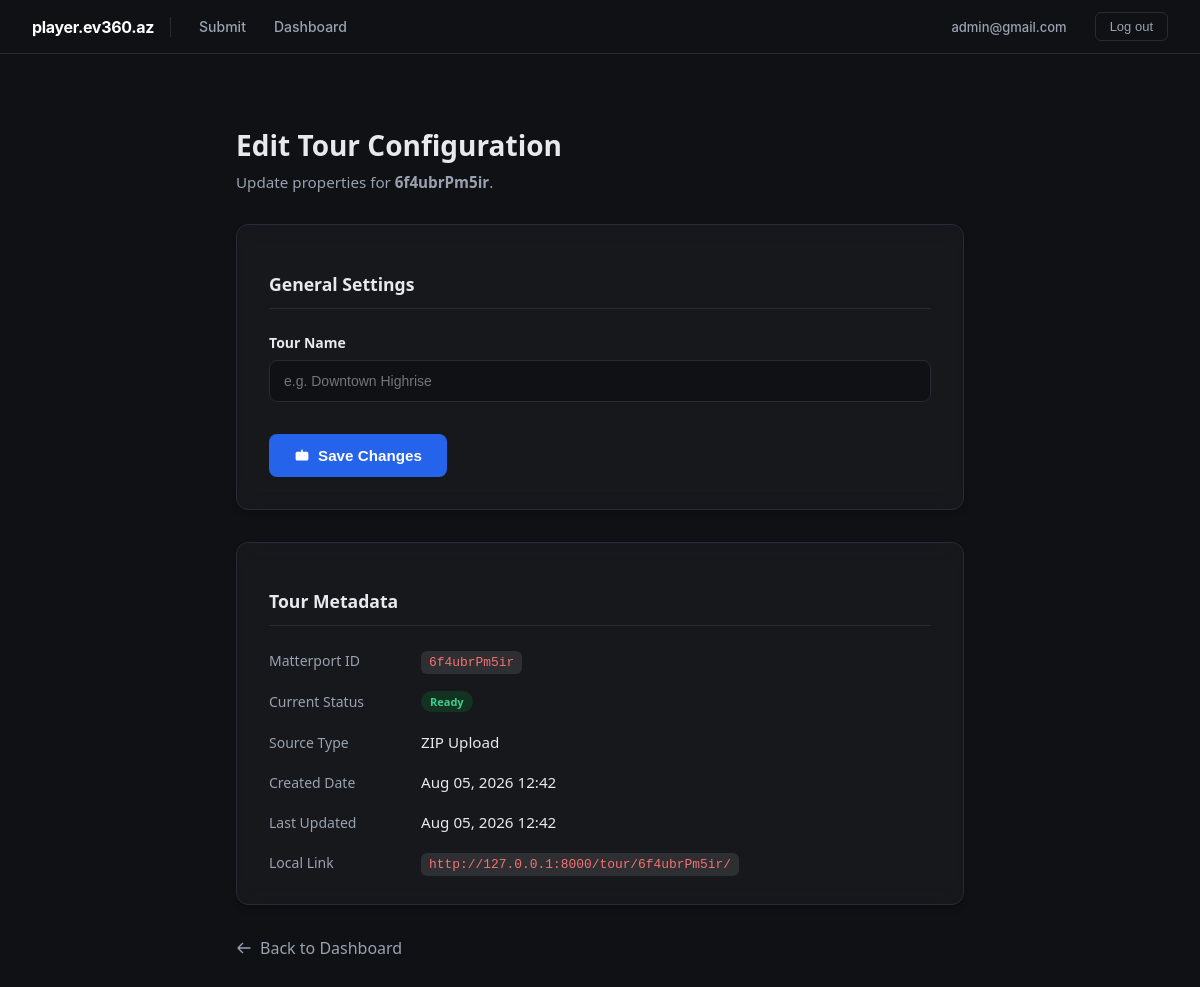
The page /tour/51/edit/ (signed in) on the database its author committed.
### tours/models.py (models this page shows, shortened)
class Tour(models.Model):
    matterport_id = models.CharField(max_length=32, unique=True, db_index=True)
    name = models.CharField(max_length=255, blank=True, default="")
    created_at = models.DateTimeField(auto_now_add=True)
    class Meta:
        ordering = ["-created_at"]
    @property
    def latest_upload(self):
        return self.uploads.order_by("-created_at").first()
    @property
    def local_url(self) -> str:
        return f"{settings.PLAYER_PUBLIC_BASE_URL}/tour/{self.matterport_id}/"

class TourUpload(models.Model):
    class SourceType(models.TextChoices):
        URL = "url", "Matterport URL"
        ZIP = "zip", "ZIP Upload"
    class Status(models.TextChoices):
        PENDING = "pending", "Pending"
        DOWNLOADING = "downloading", "Downloading"
        READY = "ready", "Ready"
        FAILED = "failed", "Failed"
    tour = models.ForeignKey(
        Tour, on_delete=models.CASCADE, related_name="uploads", null=True, blank=True
    )
    source_type = models.CharField(max_length=10, choices=SourceType.choices)
    source_url = models.URLField(blank=True)
    original_zip_name = models.CharField(max_length=255, blank=True)
    status = models.CharField(max_length=20, choices=Status.choices, default=Status.PENDING)
    local_path = models.CharField(max_length=255, blank=True)
    error_message = models.TextField(blank=True)
    celery_task_id = models.CharField(max_length=64, blank=True)
    created_at = models.DateTimeField(auto_now_add=True)
    updated_at = models.DateTimeField(auto_now=True)
    class Meta:
        ordering = ["-created_at"]

### tours/views.py (the view, shortened to what this page needs)
# urls.py: path("tour/<int:tour_id>/edit/", views.edit_tour_view, name="edit_tour"),
@login_required
def edit_tour_view(request, tour_id):
    tour = get_object_or_404(Tour, id=tour_id)
    latest = tour.latest_upload
    return render(request, "tours/edit_tour.html", {"tour": tour, "latest": latest})

### tours/templates/tours/edit_tour.html (shortened to what this page needs)
{% extends "tours/base.html" %}
{% block content %}
<div class="edit-container">
  <header class="page-header">
    <h1 class="page-title">Edit Tour Configuration</h1>
    <p class="page-desc">Update properties for <strong>{{ tour.name|default:tour.matterport_id }}</strong>.</p>
  </header>
  <div class="card">
    <h2 class="card-header">General Settings</h2>
    <form method="post" id="edit-form">
      <div class="form-group">
        <label class="form-label">Tour Name</label>
        <input type="text" name="name" value="{{ tour.name }}" placeholder="e.g. Downtown Highrise" class="form-control">
      </div>
    </form>
    <div class="btn-group">
      <button type="submit" form="edit-form" name="action" value="save" class="btn btn-primary">
        Save Changes
      </button>
    </div>
  </div>
  <div class="card">
    <h2 class="card-header">Tour Metadata</h2>
    <div class="details-grid">
      <div class="detail-key">Matterport ID</div>
      <div class="detail-value"><code>{{ tour.matterport_id }}</code></div>
      <div class="detail-key">Current Status</div>
      <div class="detail-value"><span class="badge badge-{{ latest.status }}">{{ latest.get_status_display }}</span></div>
      <div class="detail-key">Source Type</div>
      <div class="detail-value">{{ latest.get_source_type_display }}</div>
      <div class="detail-key">Created Date</div>
      <div class="detail-value">{{ tour.created_at|date:"M d, Y H:i" }}</div>
      <div class="detail-key">Last Updated</div>
      <div class="detail-value">{{ latest.updated_at|date:"M d, Y H:i" }}</div>
      {% if latest.status == "ready" %}
      <div class="detail-key">Local Link</div>
      <div class="detail-value">
        <a href="{{ tour.local_url }}" target="_blank"><code>{{ tour.local_url }}</code></a>
      </div>
      {% endif %}
    </div>
  </div>
  <a href="{% url 'dashboard' %}" class="back-link">
    <svg style="width:16px;height:16px;fill:none;stroke:currentColor;stroke-width:2;" viewBox="0 0 24 24"><path stroke-linecap="round" stroke-linejoin="round" d="M10 19l-7-7m0 0l7-7m-7 7h18"></path></svg>
    Back to Dashboard
  </a>
</div>
{% endblock %}

### tours/templates/tours/base.html (shortened to what this page needs)
<!DOCTYPE html>
<html lang="az">
<head>
</head>
<body>
<nav>
  <div class="nav-left">
    <span class="brand">player.ev360.az</span>
    <div class="nav-links">
      <a href="{% url 'submit' %}" class="{% if request.resolver_match.url_name == 'submit' %}active{% endif %}">Submit</a>
      <a href="{% url 'dashboard' %}" class="{% if request.resolver_match.url_name == 'dashboard' %}active{% endif %}">Dashboard</a>
    </div>
  </div>
  <div class="nav-right">
    {% if user.is_authenticated %}
      <a href="{% url 'profile' %}" class="user-email">{{ user.email }}</a>
      <form method="post" action="{% url 'logout' %}" style="display:inline; margin: 0; padding: 0;">
        <button type="submit" class="logout-btn">Log out</button>
      </form>
    {% else %}
      <a href="{% url 'login' %}">Log in</a>
    {% endif %}
  </div>
</nav>
<main>
  {% block content %}  {% endblock %}
</main>
</body>
</html>

### tours/templates/tours/base.html (style rules this page uses)
:root { --bg: #0f1115; --panel: #171a21; --border: #262b35; --text: #e7e9ee; --muted: #9aa2b1; --accent: #4f8cff; --ok: #3ecf8e; --fail: #ff6161; --warn: #ffb454; --hover-bg: rgba(255, 255, 255, 0.06); }
* { box-sizing: border-box; }
body { margin: 0; background: var(--bg); color: var(--text); font-family: -apple-system, BlinkMacSystemFont, "Segoe UI", Roboto, Helvetica, Arial, sans-serif; }
nav { display: flex; justify-content: space-between; align-items: center; padding: 12px 32px; background: var(--bg); border-bottom: 1px solid var(--border); }
.nav-left, .nav-right { display: flex; align-items: center; gap: 16px; }
nav .brand { font-weight: 700; color: #ffffff; font-size: 16px; letter-spacing: -0.02em; padding-right: 16px; border-right: 1px solid var(--border); }
.nav-links { display: flex; gap: 4px; }
nav a { color: var(--muted); text-decoration: none; font-size: 14px; font-weight: 500; padding: 6px 12px; border-radius: 6px; transition: all 0.2s ease; }
.user-email { font-size: 13px; color: var(--muted); }
.logout-btn { margin: 0; padding: 6px 14px; background: transparent; border: 1px solid var(--border); border-radius: 6px; color: var(--muted); font-size: 13px; font-weight: 500; cursor: pointer; transition: all 0.2s ease; }
main { max-width: 1100px; margin: 0 auto; padding: 40px 24px; }
h1 { font-size: 22px; margin: 0 0 6px; }
input[type=url], input[type=text] { width: 100%; padding: 12px 14px; background: #0f1115; border: 1px solid var(--border); border-radius: 8px; color: var(--text); font-size: 14px; }
.badge { display: inline-block; padding: 3px 9px; border-radius: 20px; font-size: 11px; font-weight: 600; }
.badge-ready { background: #12331f; color: var(--ok); }
code { background: #0f1115; padding: 2px 6px; border-radius: 4px; font-size: 12px; color: var(--accent); }
.btn { display: inline-block; padding: 6px 14px; border: none; border-radius: 6px; font-size: 0.9rem; font-weight: 500; cursor: pointer; transition: background 0.15s ease; }

### tours/templates/tours/edit_tour.html (style rules this page uses)
.edit-container { max-width: 760px; margin: 0 auto; padding: 2rem 1rem; font-family: system-ui, -apple-system, sans-serif; }
.page-header { margin-bottom: 2rem; }
.page-title { font-size: 1.75rem; font-weight: 700; margin: 0 0 0.5rem 0; color: inherit; }
.page-desc { color: var(--muted, #9ca3af); margin: 0; font-size: 0.95rem; }
.card { background: var(--bg-card, rgba(255, 255, 255, 0.03)); border: 1px solid var(--border, rgba(255, 255, 255, 0.1)); border-radius: 12px; box-shadow: 0 4px 6px -1px rgba(0, 0, 0, 0.2), 0 2px 4px -1px rgba(0, 0, 0, 0.1); padding: 2rem; margin-bottom: 2rem; backdrop-filter: blur(10px); }
.card-header { font-size: 1.1rem; font-weight: 600; margin-bottom: 1.5rem; padding-bottom: 0.75rem; border-bottom: 1px solid var(--border, rgba(255, 255, 255, 0.1)); color: inherit; }
.form-group { margin-bottom: 1.5rem; }
.form-label { display: block; font-size: 0.875rem; font-weight: 600; margin-bottom: 0.5rem; color: inherit; }
.form-control { width: 100%; padding: 0.75rem 1rem; font-size: 1rem; color: #ffffff; background: var(--bg-input, rgba(0, 0, 0, 0.25)); border: 1px solid var(--border, rgba(255, 255, 255, 0.15)); border-radius: 8px; transition: all 0.2s ease; box-sizing: border-box; }
.btn-group { display: flex; gap: 1rem; align-items: center; margin-top: 2rem; }
.btn { display: inline-flex; align-items: center; justify-content: center; gap: 0.5rem; padding: 0.75rem 1.5rem; font-size: 0.95rem; font-weight: 600; border-radius: 8px; cursor: pointer; transition: all 0.2s; border: 1px solid transparent; }
.btn-primary { background: #2563eb; color: #ffffff; box-shadow: 0 1px 2px rgba(0,0,0,0.1); }
.back-link { display: inline-flex; align-items: center; gap: 0.5rem; color: var(--muted, #9ca3af); text-decoration: none; font-weight: 500; transition: color 0.2s; }
.details-grid { display: grid; grid-template-columns: minmax(120px, max-content) 1fr; gap: 1.25rem 2rem; align-items: center; }
.detail-key { font-size: 0.875rem; color: var(--muted, #9ca3af); font-weight: 500; }
.detail-value { font-size: 0.95rem; font-weight: 500; word-break: break-all; color: inherit; }
.detail-value code { background: var(--bg-input, rgba(255, 255, 255, 0.1)); padding: 0.25rem 0.5rem; border-radius: 6px; font-size: 0.85em; color: #f87171; }
.detail-value a { color: #60a5fa; text-decoration: none; }

### rows shown on the page
Tour: name "6f4ubrPm5ir", matterport_id "6f4ubrPm5ir", created_at "Aug 05, 2026 12:42", local_url "http://127.0.0.1:8000/tour/6f4ubrPm5ir/"
TourUpload: status "Ready", source_type "ZIP Upload", updated_at "Aug 05, 2026 12:42"

### other values the page prints
{{ user.email }} "admin@gmail.com"
